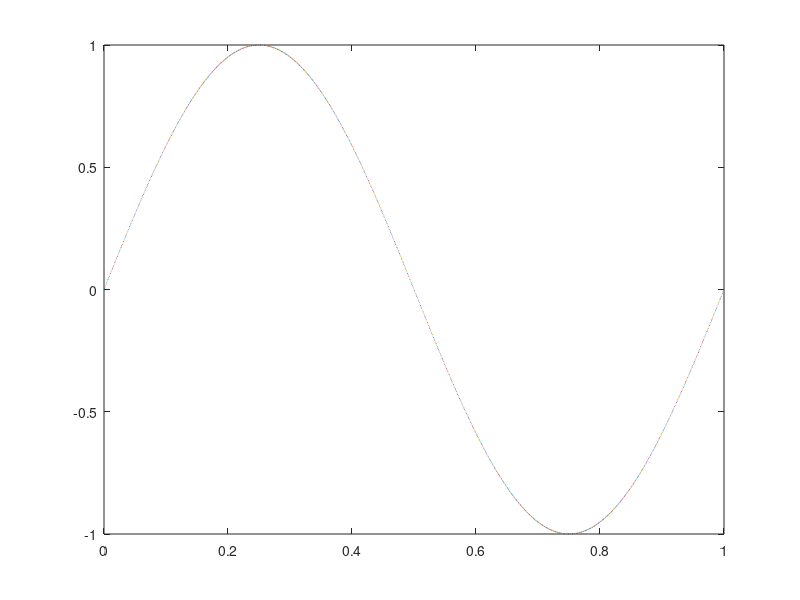

This figure's MATLAB source: (Note: this script raises an error after producing the figure.)
% FINITE VOLUME - BURGER's EQUATION
% CENTRAL FLUX 
clc
clear
close all

%%

N = 1000;
x = linspace(0,1,N+1);
dx = x(2:end) - x(1:end-1);
u_int = -1/(2*pi) * cos(2*pi*x);
u0 = (u_int(2:end)-u_int(1:end-1))./dx;
figure(1);
plot([x(1:end-1); x(2:end)], [u0; u0]);
u = u0;


dt = 0.01;
T = 1;
t_end = 0;

uplot = NaN(N,T/dt);
uplot(:,1) = u';
j = 2;

for t = dt : dt : T
    % du/dt = f(t,u)
    [~,u] = ode45(@ddtFiniteVolume, [0, dt], u);
    u = u(end,:);
    uplot(:,j) = u;
    plot([x(1:end-1); x(2:end)], [u;u], 'k');
    ylim([-1.5,1.5]);
    xlabel('x'); ylabel('u(x,t)'); 
    t_end = t_end + dt;
    title(['Burgers equation at t = ', num2str(t_end)]);
    drawnow;
    j = j + 1;    
end

figure(2)
xplot = dx(1)/2:dx(1):1-dx(1)/2;
tplot = 0:dt:T;
surf(tplot,xplot,uplot,'EdgeColor','none')
xlabel('t'); ylabel('x'); title('u(x,t)'); colorbar;
view(2)

function [dudt] = ddtFiniteVolume(t, u)
    N = length(u);
    x = linspace(0,1,N+1);
    dx = x(2:end) - x(1:end-1);
    f = u.^2/2;
    % Gudunov Flux Reconstruction
    ul_gt_ur = u(1:end-1) - u(2:end) > 0;
    fL = f(1:end-1);
    fR = f(2:end);
    f_int = max(fL,fR).* ul_gt_ur + min(fL,fR) .* (~ul_gt_ur);        
    f_int = [0; f_int; 0];
    dudt = (f_int(1:end-1)-f_int(2:end))./dx';
end
